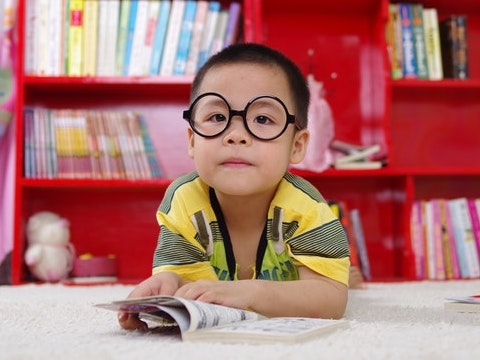
#> input picture PYHTON/WEEK 1/SECTION 2/Maths_operations/boy.jpg, 480 x 360 px, found by its file name
$ python maths.py
#> lines starting #> are read from the running program, lines starting #| are printed output that depends on the picture
# Import libraries
import cv2
import numpy as np
#from dataPath import DATA_PATH
import matplotlib.pyplot as plt

import matplotlib


# Read image
image = cv2.imread("/home/paulstein/opencv/Example_course/PYHTON/SECTION 2/Maths_operations/boy.jpg")
#> image is the input picture: shape (360, 480, 3); mean B, G, R 111.8, 115.3, 174.3


scalingFactor = 1/255.0

# Convert unsigned int to float
image = np.float32(image)
# Scale the values so that they lie between [0,1]
image = image * scalingFactor

#Convert back to unsigned int
image = image * (1.0/scalingFactor)
image = np.uint8(image)

# ---------------------------------------------------------


contrastPercentage = 30

# Multiply with scaling factor to increase contrast
contrastHigh = image * (1+contrastPercentage/100)

# Display the outputs
plt.figure(figsize=[20,20])
plt.subplot(121);plt.imshow(image[...,::-1]);plt.title("original Image");
plt.subplot(122);plt.imshow(contrastHigh[...,::-1]);plt.title("High Contrast"); # THIS CODE A BLURRY IMAGE BECAUSE IT DOESNT HAVE THE SAME IMAGE PROPERTIES THAN THE ORIGINAL ONE.
plt.show()
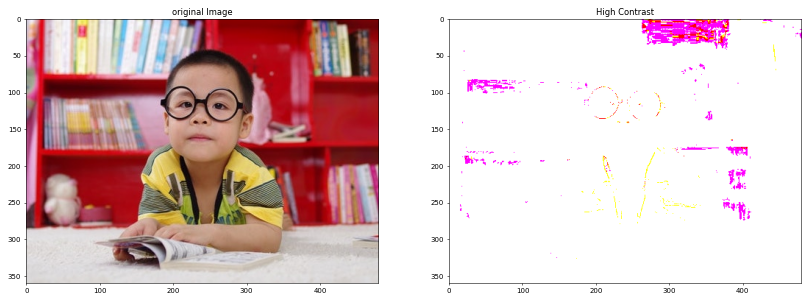
#> figure drawn by matplotlib, 2 panels

#Original Image Datatype : uint8
#Contrast Image Datatype : float64
#Original Image Highest Pixel Intensity : 255
#Contrast Image Highest Pixel Intensity : 331.5


contrastPercentage = 30

# Clip the values to [0,255] and change it back to uint8 for display
contrastImage = image * (1+contrastPercentage/100)
clippedContrastImage = np.clip(contrastImage, 0, 255)
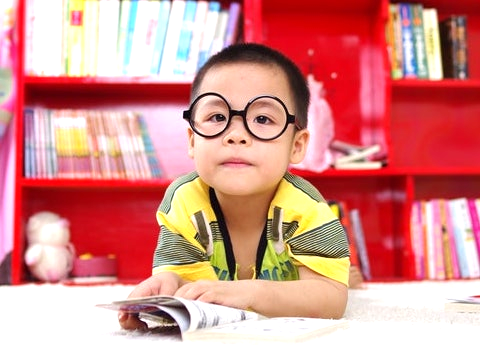
#> clippedContrastImage: shape (360, 480, 3) float64; mean B, G, R 139.3, 143.9, 215.9
contrastHighClippedUint8 = np.uint8(clippedContrastImage)

# Convert the range to [0,1] and keep it in float format
contrastHighNormalized = (image * (1+contrastPercentage/100))/255
contrastHighNormalized01Clipped = np.clip(contrastHighNormalized,0,1)

plt.figure(figsize=[20,20])
plt.subplot(131);plt.imshow(image[...,::-1]);plt.title("original Image");
plt.subplot(132);plt.imshow(contrastHighClippedUint8[...,::-1]);plt.title("converted back to uint8");
plt.subplot(133);plt.imshow(contrastHighNormalized01Clipped[...,::-1]);plt.title("Normalized float to [0, 1]");
plt.show()
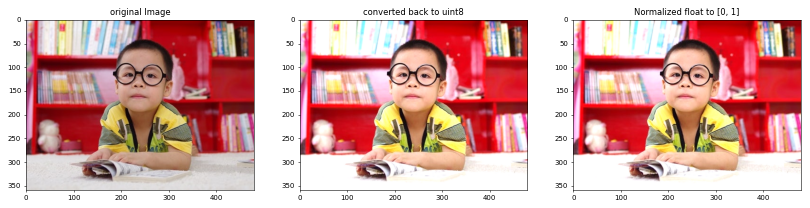
#> figure drawn by matplotlib, 3 panels

# -------------------------------------------

brightnessOffset = 50

# Add the offset for increasing brightness
brightHighOpenCV = cv2.add(image, np.ones(image.shape,dtype='uint8')*brightnessOffset)
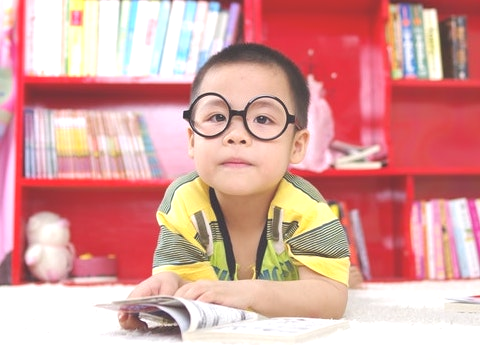
#> brightHighOpenCV: shape (360, 480, 3); mean B, G, R 158.9, 162.5, 219.2

brightHighInt32 = np.int32(image) + brightnessOffset
brightHighInt32Clipped = np.clip(brightHighInt32,0,255)

# Display the outputs
plt.figure(figsize=[20,20])
plt.subplot(131);plt.imshow(image[...,::-1]);plt.title("original Image");
plt.subplot(132);plt.imshow(brightHighOpenCV[...,::-1]);plt.title("Using cv2.add function");
plt.subplot(133);plt.imshow(brightHighInt32Clipped[...,::-1]);plt.title("Using numpy and clipping");
plt.show()
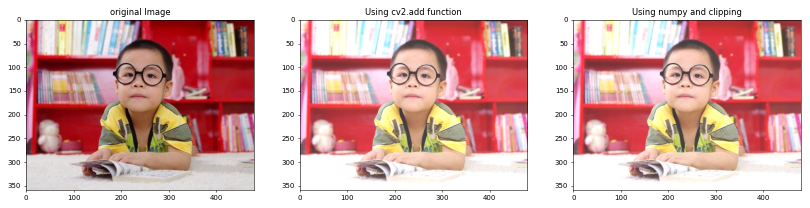
#> figure drawn by matplotlib, 3 panels


# ------------------------------


# Add the offset for increasing brightness
brightHighFloat32 = np.float32(image) + brightnessOffset
brightHighFloat32NormalizedClipped = np.clip(brightHighFloat32/255,0,1)

brightHighFloat32ClippedUint8 = np.uint8(brightHighFloat32NormalizedClipped*255)

# Display the outputs
plt.figure(figsize=[20,20])
plt.subplot(131);plt.imshow(image[...,::-1]);plt.title("original Image");
plt.subplot(132);plt.imshow(brightHighFloat32NormalizedClipped[...,::-1]);plt.title("Using np.float32 and clipping");
plt.subplot(133);plt.imshow(brightHighFloat32ClippedUint8[...,::-1]);plt.title("Using int->float->int and clipping");

plt.show()
